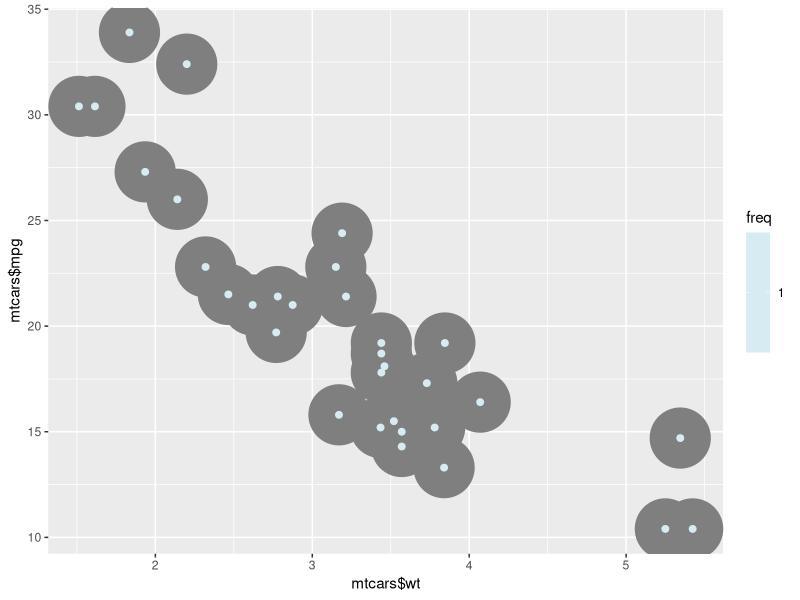

Recreate this plot in R. (Note: this script raises an error after producing the figure.)
#Quiz #1

#Question 1
x <- c(0.18, -1.54, 0.42, 0.95)
w <- c(2, 1, 3, 1)

#minimization of  ∑wi(xi−μ)^2 is:
ans <- sum(x*w)/sum(w)

#Question 2
x <- c(0.8, 0.47, 0.51, 0.73, 0.36, 0.58, 0.57, 0.85, 0.44, 0.42)
y <- c(1.39, 0.72, 1.55, 0.48, 1.19, -1.59, 1.23, -0.65, 1.49, 0.05)

lm(y~x-1) # here "-1" is just a parameters of lm() which defined that model should be built throught the origin

#Question 3
library(dplyr)
library(ggplot2)

data("mtcars")
lm(I(mtcars$mpg-mean(mtcars$mpg))~I(mtcars$wt-mean(mtcars$wt))-1)


# plotting the model:
freqData <- as.data.frame(table(mtcars$mpg, mtcars$wt))
names(freqData) <- c("mpg", "wt", "freq")
freqData$mpg <- as.numeric(as.character(freqData$mpg))
freqData$wt <- as.numeric(as.character(freqData$wt))


g <- ggplot(filter(freqData, freq > 0), aes(x = mtcars$wt, y = mtcars$mpg))
g <- g  + scale_size(range = c(2, 20), guide = "none" )
g <- g + geom_point(colour="grey50", aes(size = freq+20, show_guide = FALSE))
g <- g + geom_point(aes(colour=freq, size = freq))
g <- g + scale_colour_gradient(low = "lightblue", high="white")       
g <- g + geom_abline(intercept = 0, slope = -5.344  , size = 3)
g

#Question 4
cor(Y,X) = .5
sd(X) = .5* sd(Y)
#a formula which should be applied: https://www.dropbox.com/s/w7fhbjurhyzmhn7/Screenshot%202015-08-09%2008.59.24.png?dl=0
ans <- 1

# Question 5
#mu(X),mu(Y) <- 0 # scores for both tests were normalized to have mean 0
#var(X),var(Y) <- 1 # scores where normalized to have variance 1
#cor(X,Y) <- 0.4
#On process of normalization
#https://www.dropbox.com/s/t70eg7ga1gm2au9/Screenshot%202015-08-09%2009.09.04.png?dl=0

#Question 6
x <- c(8.58, 10.46, 9.01, 9.64, 8.86)
xn <- (x- mean(x))/sd(x)

#Question 7
x <- c(0.8, 0.47, 0.51, 0.73, 0.36, 0.58, 0.57, 0.85, 0.44, 0.42)
y <- c(1.39, 0.72, 1.55, 0.48, 1.19, -1.59, 1.23, -0.65, 1.49, 0.05)

lm(y~x)

#Question 9
x <- c(0.8, 0.47, 0.51, 0.73, 0.36, 0.58, 0.57, 0.85, 0.44, 0.42)
mean(x)
